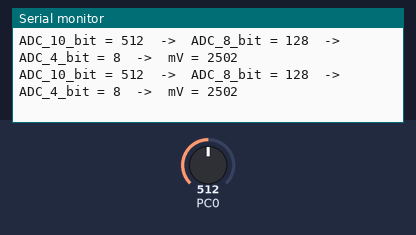
Simulated run of this program. Board: ATmega328P, built with avr-gcc and emulated at 16 MHz. Shown: the last lines printed to the serial monitor. The test bench sets the inputs (shaded band); at power-on: PC0 = 512.

Above: at 2.8 s.
2.9 s: PC0 set to 716
At 4.5 s:
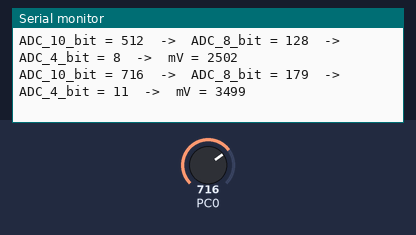
5.7 s: PC0 set to 900
At 7.3 s:
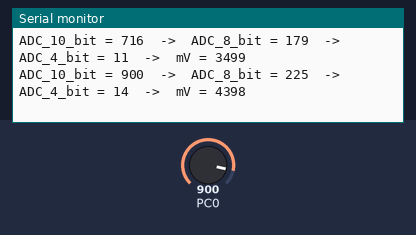
Timing chart, 0 to 8.8 s (numbered marks = the images above; inputs shaded):
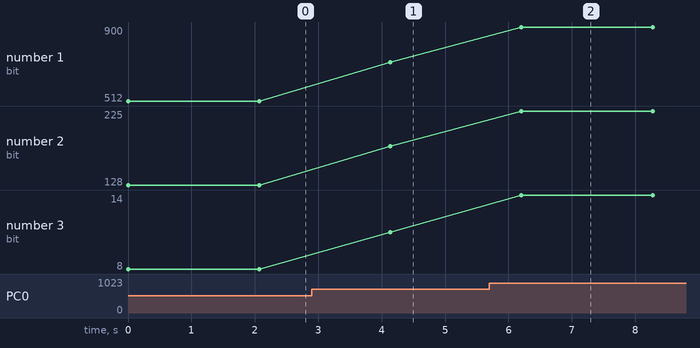

Measured:
- after the input at 2.9 s, the serial monitor: prints a new line after 1.2 s (image 1)
- after the input at 5.7 s, the serial monitor: prints a new line after 0.50 s (image 2)
- plotted number 1: 512 → 716 after the input at 2.9 s, 716 → 900 after the input at 5.7 s
- plotted number 2: 128 → 179 after the input at 2.9 s, 179 → 225 after the input at 5.7 s
- plotted number 3: 8 → 11 after the input at 2.9 s, 11 → 14 after the input at 5.7 s

The program:

main.c
```c
#define F_CPU 16000000UL
#include <util/delay.h>
#include <avr/io.h>
#include <stdint.h>
#include <stdio.h>

#define BAUD 9600
#define Scaled_Factor 320312UL

// Function Prototypes
void UART_Init(void);
void UART_SendChar(char data);
int  UART_putchar(char c, FILE *stream);


void ADC_Init(){
	ADMUX |= (1 << REFS0);												// Reference Selection
	ADMUX &= ~((1 << MUX0) | (1 << MUX1) | (1 << MUX2));				// Selecting the ADC channel
	ADCSRA |= (1 << ADPS0) | (1 << ADPS1) | (1 << ADPS2);				// ADC Prescaler (128 factor)
	ADCSRB &= ~((1 << ADTS2) | (1 << ADTS1) | (1 << ADTS0));			// Triggering Source (Free Running)
	DIDR0 |= (1 << ADC0D);												// Disabling Digital Input
	ADCSRA |= (1 << ADEN);												// Enabling the ADC
}

uint16_t ADC_Read(){
	uint16_t result;
	ADCSRA |= (1 << ADSC);												// Start ADC Conversion
	while(ADCSRA & (1 << ADSC));										// Wait for the result
	// ADC Result
	//return ADC;
	result = ADCL;
	result |= ((uint16_t)ADCH << 8);
	return result;
}


static FILE uart_output = FDEV_SETUP_STREAM(UART_putchar, NULL, _FDEV_SETUP_WRITE);
void UART_Init(){
	//set the baud rate
	uint16_t ubrr = (F_CPU/(16UL*BAUD))-1;
	UBRR0L = (uint8_t)ubrr;
	UBRR0H = (uint8_t)(ubrr >> 8);
	//frame format
	UCSR0C &= ~((1 << UMSEL00) | (1 << UMSEL01));						// USART Mode Select (Asynchronous)
	UCSR0C &= ~((1 << UPM00) | (1 << UPM01));							// Parity Mode (Disable)
	UCSR0C &= ~((1 << USBS0));											// Stop Bit (1-bit)
	UCSR0C |= (1 << UCSZ00) | (1 << UCSZ01);							// Character Size (8-bit)
	UCSR0C &= ~(1 << UCPOL0);
	//enable the transmitter or receiver
	UCSR0B |= (1 << TXEN0);
	stdout = &uart_output;
}

void UART_SendChar(char data){
	while (!(UCSR0A & (1 << UDRE0)));
	UDR0 = data;
}

int UART_putchar(char c, FILE *stream){
	if (c == '\n'){
	UART_SendChar('\r');
	}
	UART_SendChar(c);
	return 0;
}


int main(void)
{
	uint16_t adc_result;
	uint8_t eight_bit;
	uint8_t four_bit;
	uint16_t millivolt;

	ADC_Init();
	UART_Init();

    while (1)
    {
		adc_result = ADC_Read();
		eight_bit = (uint8_t)(adc_result >> 2);
		four_bit = (eight_bit >> 4);
		millivolt = (uint16_t)(((uint32_t)adc_result * Scaled_Factor) >> 16);

		printf("ADC_10_bit = %u	->	ADC_8_bit = %u	->	ADC_4_bit = %u	->	mV = %u\n", adc_result, eight_bit, four_bit, millivolt);
		_delay_ms(2000);
    }
}
```
